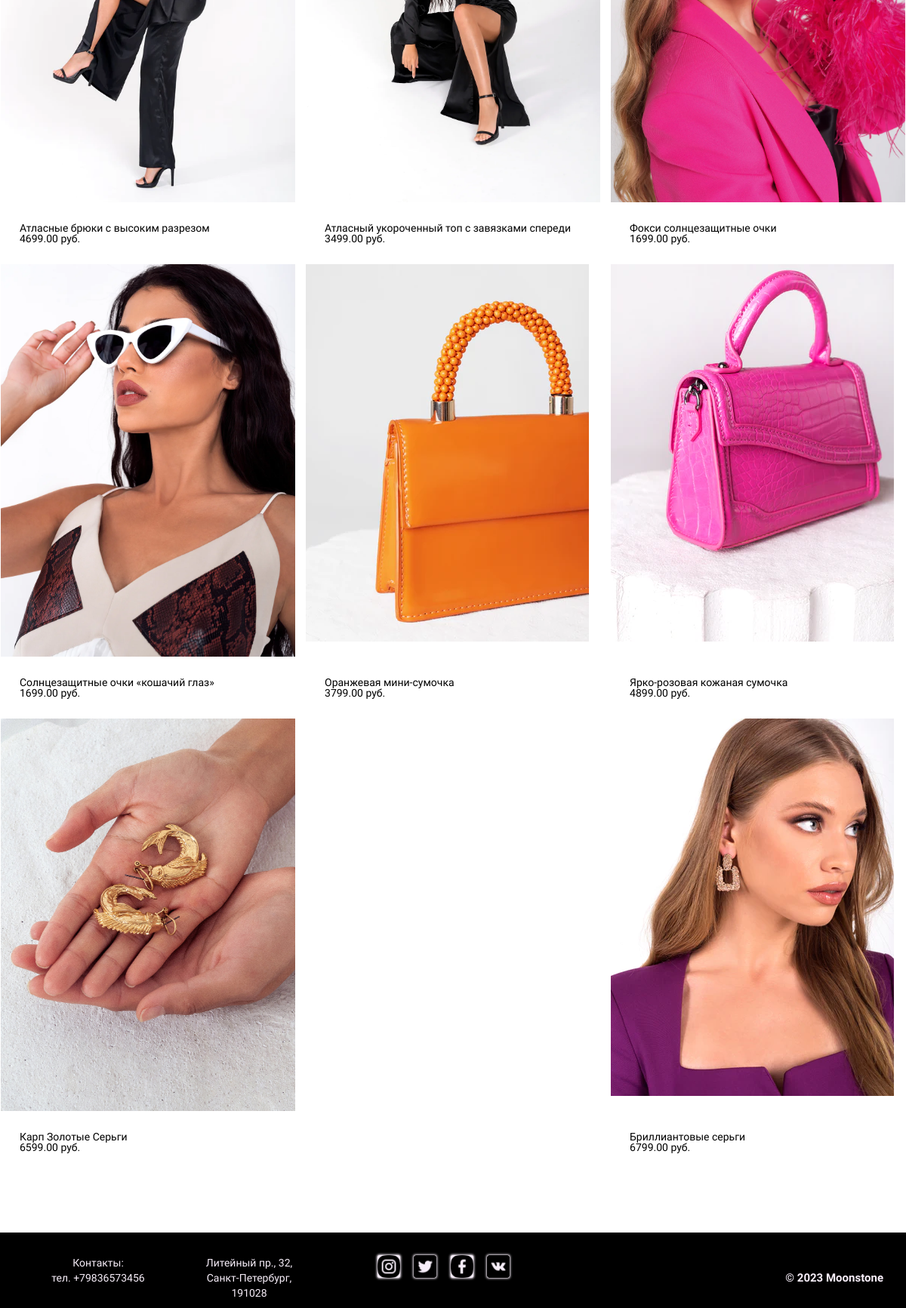
/products_1/ (lower part), run on an earlier commit of the app's database.
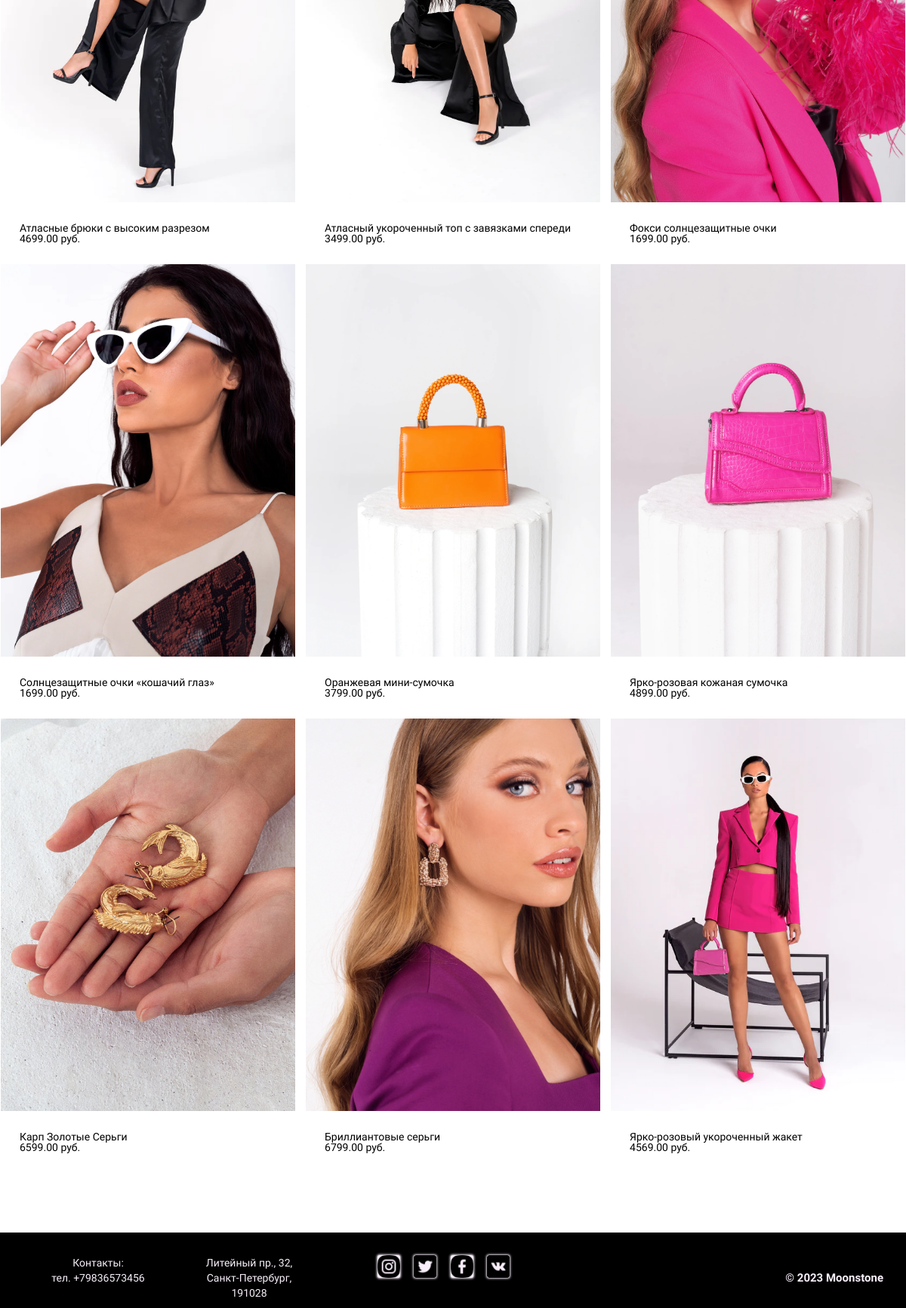
And on a later commit of the database.
### shop/models.py (models this page shows, shortened)
class Product(models.Model):
    name = models.CharField(max_length=255)
    description = models.TextField()
    price = models.DecimalField(max_digits=10, decimal_places=2)
    image = models.ImageField(upload_to='product_images', storage=fs)
    color = models.CharField(max_length=50, default='Белый', null=True)
    size = models.CharField(max_length=20, default='One',null=True)

### shop/views.py (the view)
# urls.py: path('products_1/', views.product_list_1, name='product_list_1'),
def product_list_1(request):
    query = request.GET.get('q')
    if query:
        products = Product.objects.filter(Q(name__icontains=query) | Q(description__icontains=query))
    else:
        products = Product.objects.all()
    return render(request, 'shop/products_list_1.html', {'products': products})

### templates/shop/products_list_1.html
{% extends 'shop/base.html' %}
{% load static %}
{% block content %}
<div class="basis">
    <div class="product-row">
        {% for product in products %}
        <div class="product">
            <div class="product-image">
                <a href="{% url 'shop:product_detail' id=product.id %}">
                    <img src="{{ product.image.url }}" alt="{{ product.name }}">
                </a>
            </div>
            <div class="product-info">
                <h3><a href="{% url 'shop:product_detail' id=product.id %}">{{ product.name }}</a></h3>
                <p>{{ product.price }} руб.</p>
            </div>
        </div>
        {% endfor %}
    </div>
</div>
{% endblock %}

What changed in the data, as far as the page shows it:
changed Product "Оранжевая мини-сумочка": image: a different picture
changed Product "Ярко-розовая кожаная сумочка": image: a different picture
changed Product "Карп Золотые Серьги": image: a different picture
changed Product "Бриллиантовые серьги": image: a different picture
added Product: image (picture), name "Ярко-розовый укороченный жакет", price "4569.00"
